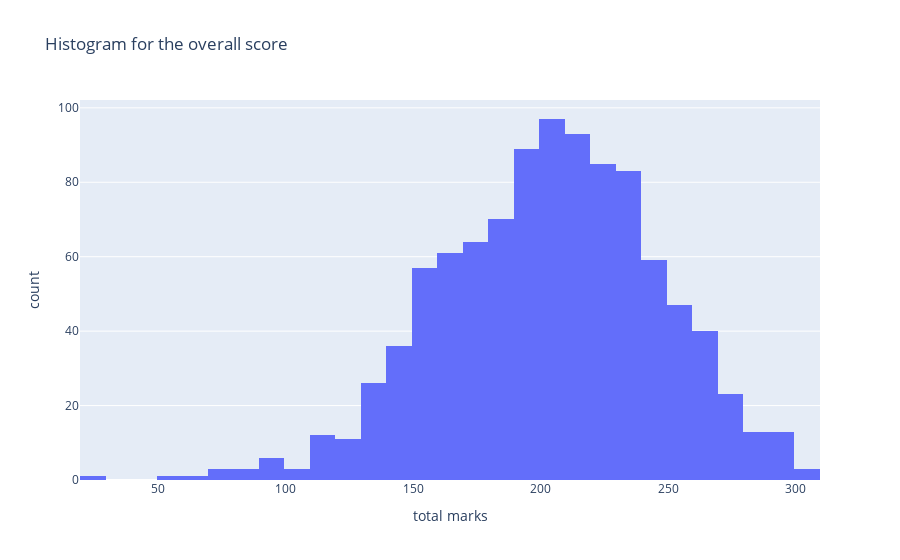

The notebook cell saved with this chart:
### Markdown cell above
# Histogram Plots

### Distribution of a continious variable

### Code cell
fig = px.histogram(df, x="total marks", title="Histogram for the overall score")
fig.show()

fig = px.histogram(df, x="total marks", nbins=15)
fig.show()

### Figure 1 — Plotly figure (JSON) as saved in the notebook; plotly's stock layout.template omitted (floating-point values rounded to 4 significant figures; data arrays with more than 128 entries replaced by an {"elided": "..."} marker saying what was removed)
{"data": [{"alignmentgroup": "True", "bingroup": "x", "hovertemplate": "total marks=%{x}<br>count=%{y}<extra></extra>", "legendgroup": "", "marker": {"color": "#636efa", "pattern": {"shape": ""}}, "name": "", "offsetgroup": "", "orientation": "v", "showlegend": false, "type": "histogram", "x": {"elided": "1000 int values"}, "xaxis": "x", "yaxis": "y"}], "layout": {"barmode": "relative", "legend": {"tracegroupgap": 0}, "title": {"text": "Histogram for the overall score"}, "xaxis": {"anchor": "y", "domain": [0, 1], "title": {"text": "total marks"}}, "yaxis": {"anchor": "x", "domain": [0, 1], "title": {"text": "count"}}}}
